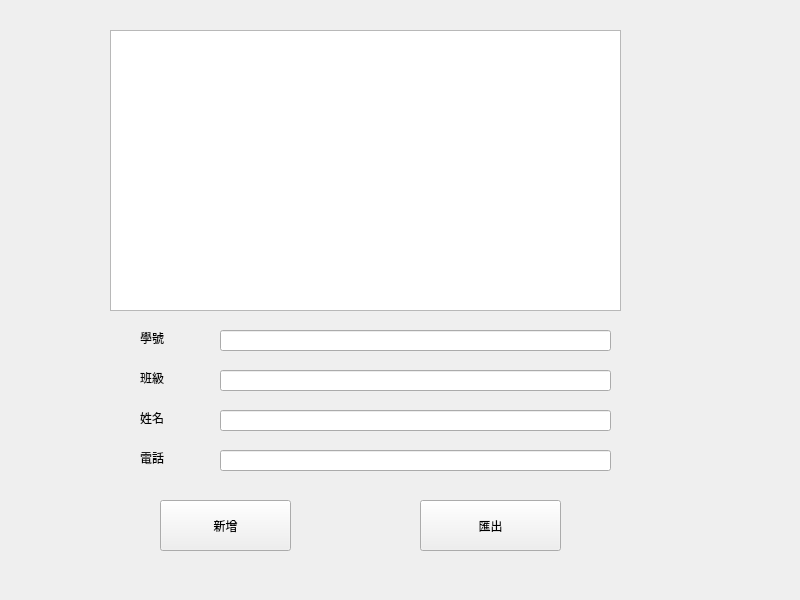
<?xml version="1.0" encoding="UTF-8"?>
<ui version="4.0">
 <class>MyWidget</class>
 <widget class="QWidget" name="MyWidget">
  <property name="geometry">
   <rect>
    <x>0</x>
    <y>0</y>
    <width>800</width>
    <height>600</height>
   </rect>
  </property>
  <property name="windowTitle">
   <string>MyWidget</string>
  </property>
  <widget class="QTableWidget" name="contactBook">
   <property name="geometry">
    <rect>
     <x>110</x>
     <y>30</y>
     <width>511</width>
     <height>281</height>
    </rect>
   </property>
  </widget>
  <widget class="QLineEdit" name="lineEdit_1">
   <property name="geometry">
    <rect>
     <x>220</x>
     <y>330</y>
     <width>391</width>
     <height>21</height>
    </rect>
   </property>
  </widget>
  <widget class="QLabel" name="label">
   <property name="geometry">
    <rect>
     <x>140</x>
     <y>330</y>
     <width>53</width>
     <height>15</height>
    </rect>
   </property>
   <property name="text">
    <string>學號</string>
   </property>
  </widget>
  <widget class="QLabel" name="label_2">
   <property name="geometry">
    <rect>
     <x>140</x>
     <y>370</y>
     <width>53</width>
     <height>15</height>
    </rect>
   </property>
   <property name="text">
    <string>班級</string>
   </property>
  </widget>
  <widget class="QLabel" name="label_3">
   <property name="geometry">
    <rect>
     <x>140</x>
     <y>410</y>
     <width>53</width>
     <height>15</height>
    </rect>
   </property>
   <property name="text">
    <string>姓名</string>
   </property>
  </widget>
  <widget class="QLabel" name="label_4">
   <property name="geometry">
    <rect>
     <x>140</x>
     <y>450</y>
     <width>53</width>
     <height>15</height>
    </rect>
   </property>
   <property name="text">
    <string>電話</string>
   </property>
  </widget>
  <widget class="QLineEdit" name="lineEdit_2">
   <property name="geometry">
    <rect>
     <x>220</x>
     <y>370</y>
     <width>391</width>
     <height>21</height>
    </rect>
   </property>
  </widget>
  <widget class="QLineEdit" name="lineEdit_3">
   <property name="geometry">
    <rect>
     <x>220</x>
     <y>410</y>
     <width>391</width>
     <height>21</height>
    </rect>
   </property>
  </widget>
  <widget class="QLineEdit" name="lineEdit_4">
   <property name="geometry">
    <rect>
     <x>220</x>
     <y>450</y>
     <width>391</width>
     <height>21</height>
    </rect>
   </property>
  </widget>
  <widget class="QPushButton" name="insertButton">
   <property name="geometry">
    <rect>
     <x>160</x>
     <y>500</y>
     <width>131</width>
     <height>51</height>
    </rect>
   </property>
   <property name="text">
    <string>新增</string>
   </property>
  </widget>
  <widget class="QPushButton" name="exportButton">
   <property name="geometry">
    <rect>
     <x>420</x>
     <y>500</y>
     <width>141</width>
     <height>51</height>
    </rect>
   </property>
   <property name="text">
    <string>匯出</string>
   </property>
  </widget>
 </widget>
 <resources/>
 <connections/>
</ui>
